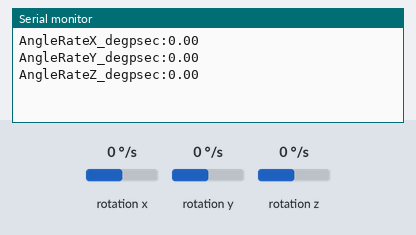
Bench run of a sketch on a simulated Arduino Uno WiFi Rev2. On the bench: the last lines printed to the serial monitor. The test bench sets the inputs (shaded band); at power-on: rotation x 0 °/s, rotation y 0 °/s, rotation z 0 °/s.

Above: at 1.2 s.
1.3 s: rotation x set to -192 °/s
At 1.58 s:
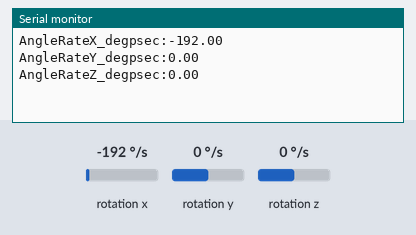
2.8 s: rotation y set to -192 °/s
At 2.8 s:
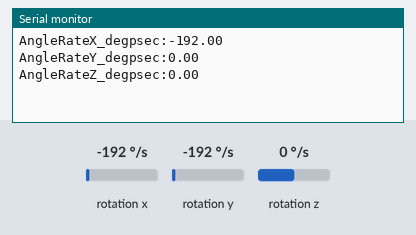
4.3 s: rotation z set to -192 °/s
At 4.42 s:
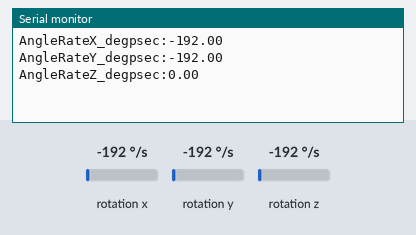

The sketch:

Gyroscopes.ino
```cpp
/* Reads and displays angle rate values from the LSM6DS3 gyroscopes.

  The Arduino Uno WiFi Rev2 has an onboard LSM6DS3.

  Start the Serial Monitor using Tools > Serial Monitor.
  Run the program view sensor values.
  Optionally use the Serial Plotter.

  W. Newhall 6/2023 (original)
*/

// Recommend not changing these values
#define LOOP_TIME_INTERVAL_MS     200.0   // Step time interval for control loop (200.0 recommended)
#define SERIAL_BAUD_RATE          115200  // Baud rate for serial output (for Serial Monitor and Plotter)

// Include other code used for this program
#include <Arduino_LSM6DS3.h>

// Global variables used across functions
float angle_rate_x_degpsec = 0;  // Rate of angle around x axis (g)
float angle_rate_y_degpsec = 0;  // Rate of angle around y axis (g)
float angle_rate_z_degpsec = 0;  // Rate of angle around z axis (g)

// =======================================================================================================
// MAIN ARDUINO SETUP - This code runs once at startup
// =======================================================================================================
void setup() {
  Serial.begin(SERIAL_BAUD_RATE); // Initialize the serial port for the Serial Monitor

  // Initialize the LSM6DS3 IMU
  if (IMU.begin()) {
    Serial.println("LSM6DS3 IMU successfully initialized.");
  }
  else {
    Serial.println("LSM6DS3 IMU initialization failed.");
    IMU.end();
    while(1);    // Wait here if IMU initialization failed
  }
}

// =======================================================================================================
// MAIN ARDUINO LOOP - This code runs repeatedly
// =======================================================================================================
void loop() {

  if(IMU.gyroscopeAvailable()) { // Check if new gyro values are available
    IMU.readGyroscope(angle_rate_x_degpsec, angle_rate_y_degpsec, angle_rate_z_degpsec);  // Read gyro values
  }

  // Outputs text to serial port for monitoring values using SERIAL PLOTTER
  Serial.print("AngleRateX_degpsec:"); Serial.print(angle_rate_x_degpsec); Serial.print("   ");
  Serial.print("AngleRateY_degpsec:"); Serial.print(angle_rate_y_degpsec); Serial.print("   ");
  Serial.print("AngleRateZ_degpsec:"); Serial.print(angle_rate_z_degpsec); Serial.print("   ");
  Serial.print("\n");

  delay(LOOP_TIME_INTERVAL_MS);   // Delay before looping again
}
```

Measured:
- after the input at 1.3 s, the serial monitor: prints a new line after 0.12 s (image 1)
